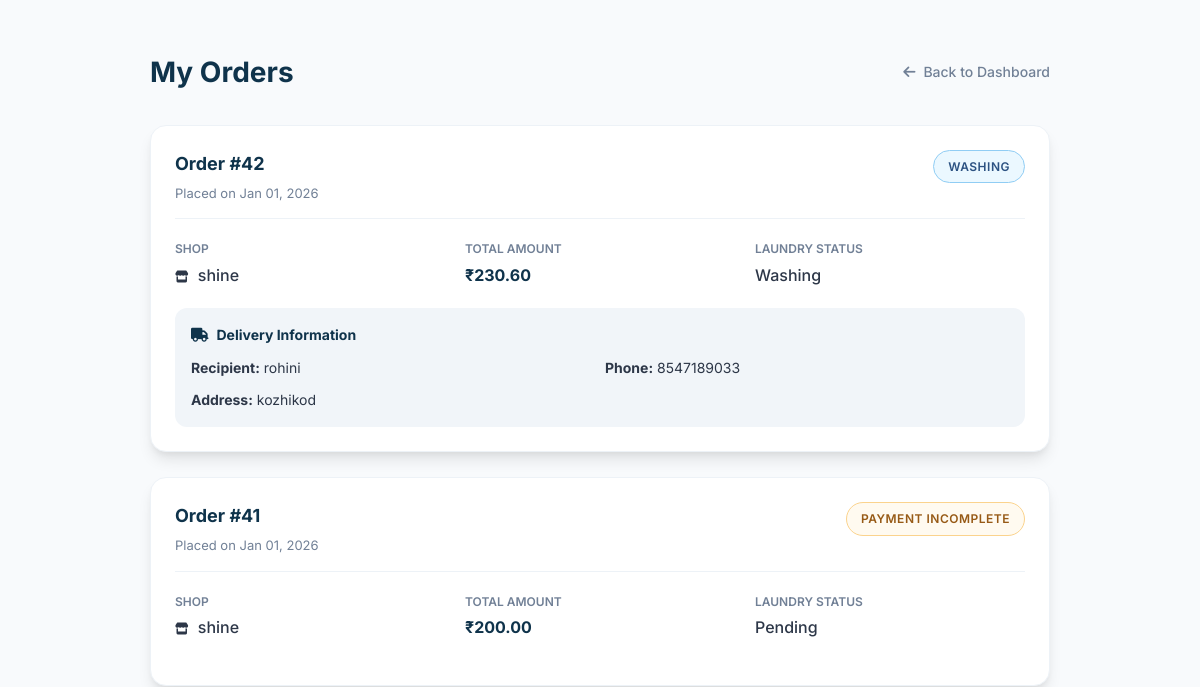
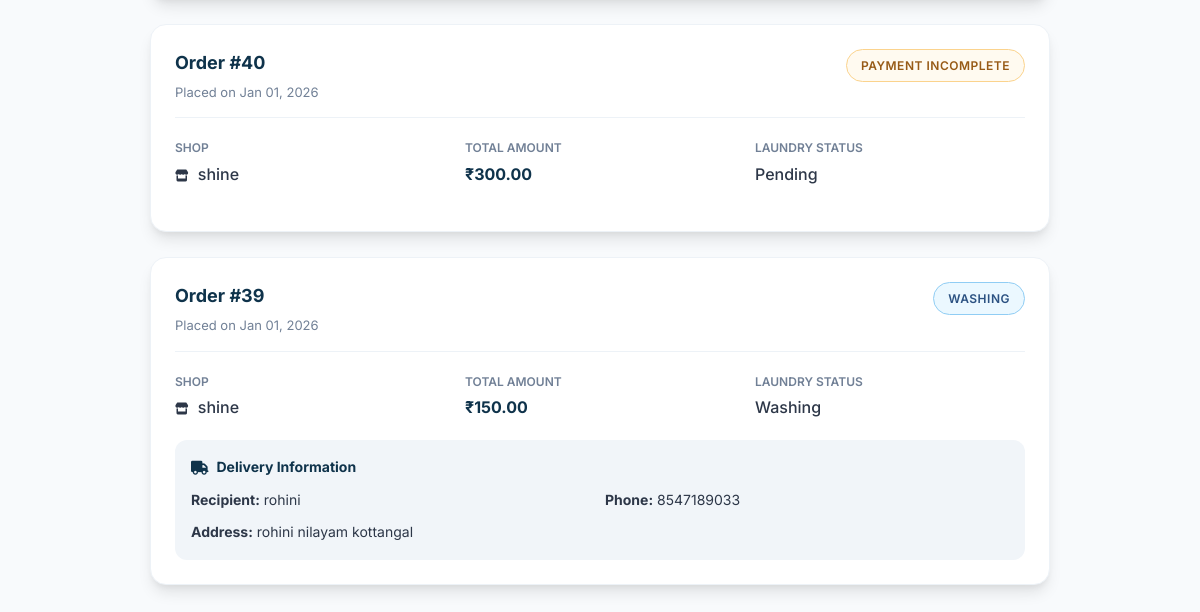
Before: /orders/ (signed in) with the older database file (2 pictures, top to bottom).
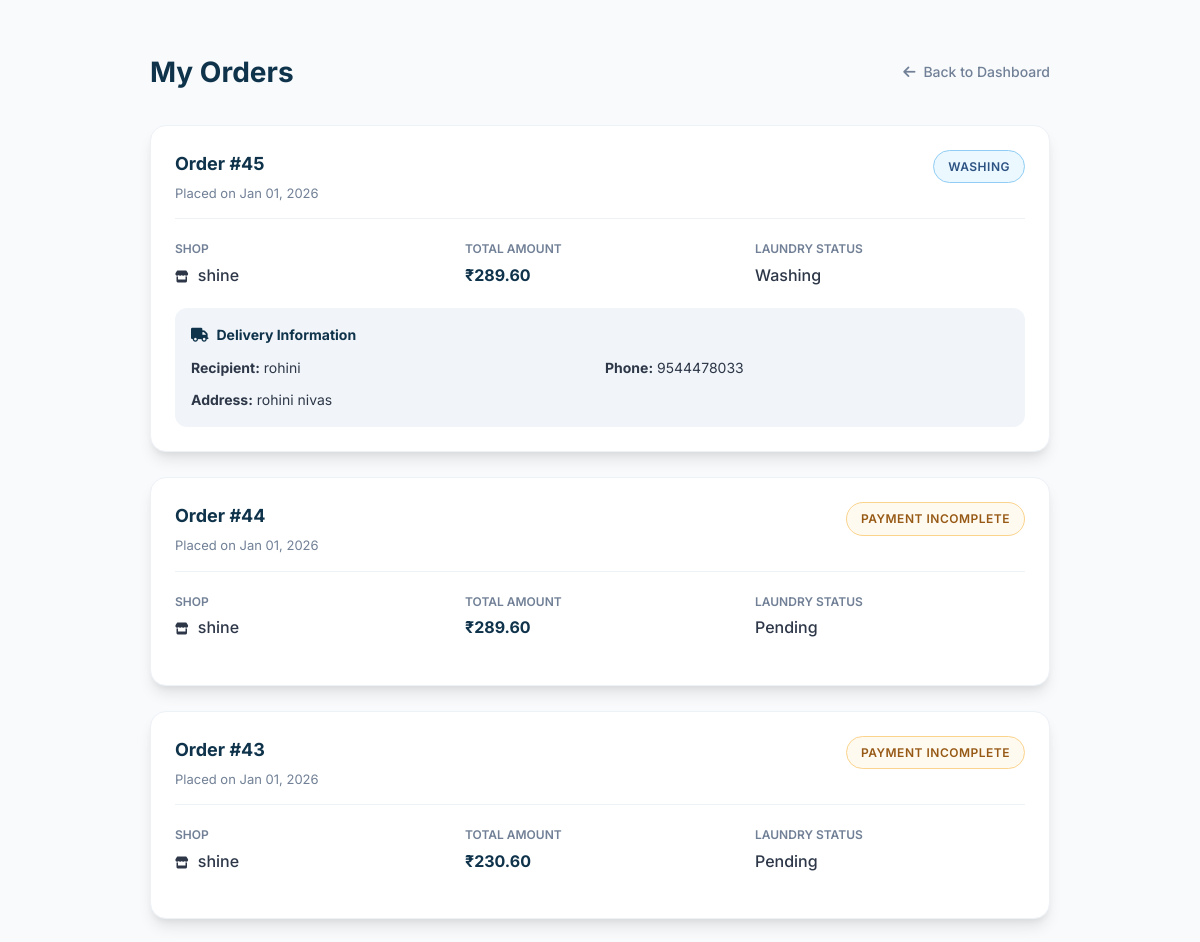
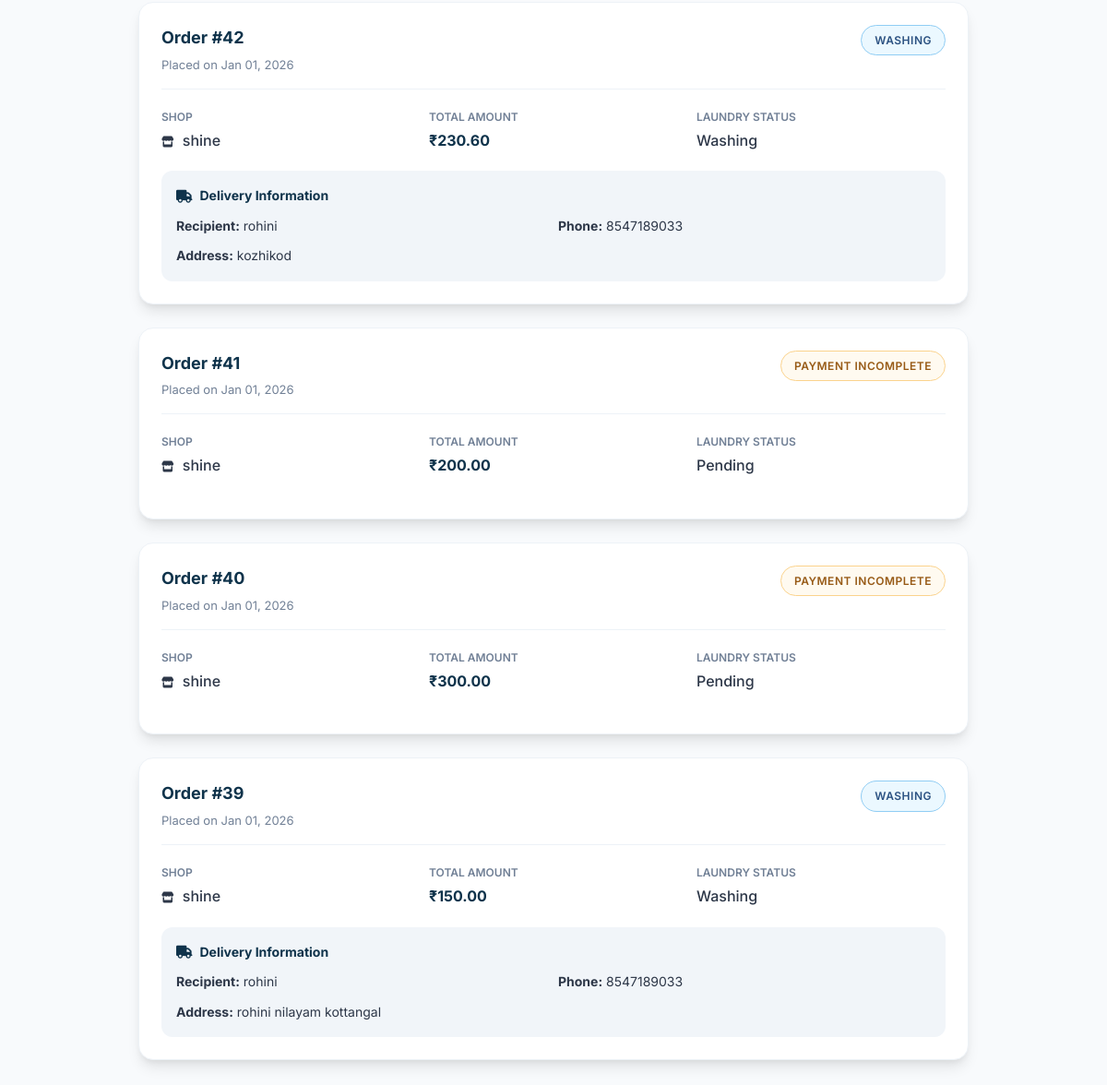
After: the same page with the newer database file (2 pictures, top to bottom).
### shop/models.py (models this page shows, shortened)
class Order(models.Model):
    STATUS_CHOICES = [
        ('Pending', 'Pending'),
        ('Washing', 'Washing'),
        ('Drying', 'Drying'),
        ('Ironing', 'Ironing'),
        ('Ready', 'Ready for Pickup'),
        ('Completed', 'Completed'),
    ]
    PAYMENT_CHOICES = [
        ('Pending', 'Pending'),
        ('Completed', 'Completed'),
    ]
    user = models.ForeignKey(User, on_delete=models.CASCADE)
    shop = models.ForeignKey(LaundryShop, on_delete=models.CASCADE)
    branch = models.ForeignKey(Branch, on_delete=models.CASCADE, blank=True, null=True)
    base_amount = models.DecimalField(max_digits=10, decimal_places=2, default=0)
    platform_fee = models.DecimalField(max_digits=10, decimal_places=2, default=0)
    delivery_fee = models.DecimalField(max_digits=10, decimal_places=2, default=0)
    gst_amount = models.DecimalField(max_digits=10, decimal_places=2, default=0)
    amount = models.DecimalField(
        max_digits=10,
        decimal_places=2,
        help_text="Final payable amount (base + fees + GST)"
    )
    cloth_status = models.CharField(
        max_length=20,
        choices=STATUS_CHOICES,
        default='Pending'
    )
    payment_status = models.CharField(
        max_length=20,
        choices=PAYMENT_CHOICES,
        default='Pending'
    )
    pickup_date = models.DateTimeField(blank=True, null=True)
    delivery_date = models.DateTimeField(blank=True, null=True)
    delivery_name = models.CharField(max_length=100, blank=True)
    delivery_address = models.TextField(blank=True)
    delivery_phone = models.CharField(max_length=15, blank=True)
    special_instructions = models.TextField(blank=True)
    created_at = models.DateTimeField(default=timezone.now)
    delay_notified = models.BooleanField(default=False)
    thank_you_sent = models.BooleanField(default=False)
    razorpay_payment_id = models.CharField(max_length=100, blank=True, null=True)
    razorpay_order_id = models.CharField(max_length=100, blank=True, null=True)

class LaundryShop(models.Model):
    name = models.CharField(max_length=100, unique=True)
    email = models.EmailField(unique=True)
    password = models.CharField(max_length=128, blank=True)
    address = models.TextField(blank=True)
    phone = models.CharField(max_length=15, blank=True)
    city = models.CharField(max_length=100, blank=True)
    latitude = models.FloatField(blank=True, null=True)
    longitude = models.FloatField(blank=True, null=True)
    is_approved = models.BooleanField(default=False)
    is_open = models.BooleanField(default=True)
    created_at = models.DateTimeField(default=timezone.now)
    razorpay_account_id = models.CharField(
        max_length=100,
        blank=True,
        null=True,
        help_text="Razorpay Account ID for marketplace payments"
    )
    razorpay_key_id = models.CharField(
        max_length=100,
        blank=True,
        null=True,
        help_text="Razorpay Key ID for shop payments"
    )
    razorpay_key_secret = models.CharField(
        max_length=100,
        blank=True,
        null=True,
        help_text="Razorpay Key Secret for shop payments"
    )
    bank_account_holder_name = models.CharField(
        max_length=100,
        blank=True,
        null=True,
        help_text="Account holder name as per bank records"
    )
    bank_account_number = models.CharField(
        max_length=50,
        blank=True,
        null=True,
        help_text="Bank account number"
    )
    bank_ifsc_code = models.CharField(
        max_length=11,
        blank=True,
        null=True,
        help_text="IFSC code (e.g., HDFC0001234)"
    )
    bank_name = models.CharField(
        max_length=100,
        blank=True,
        null=True,
        help_text="Bank name (e.g., HDFC Bank, SBI)"
    )
    bank_branch = models.CharField(
        max_length=100,
        blank=True,
        null=True,
        help_text="Bank branch name"
    )
    bank_account_type = models.CharField(
        max_length=20,
        choices=[
            ('Savings', 'Savings'),
            ('Current', 'Current'),
        ],
        blank=True,
        null=True,
        help_text="Type of bank account"
    )

### shop/views.py (the view)
# urls.py: path("orders/", views.my_orders, name="orders"),
@login_required
def my_orders(request):
    user_orders = (
        Order.objects
        .filter(user=request.user)
        .select_related('shop', 'branch')
        .order_by('-created_at')
    )
    for order in user_orders:
        if order.branch:
            order.branch_rating = BranchRating.objects.filter(
                user=request.user,
                branch=order.branch
            ).first()
        if order.payment_status != "Completed":
            order.display_status = "Payment Incomplete"
        else:
            order.display_status = order.cloth_status
    return render(request, 'orders.html', {
        'orders': user_orders
    })

### shop/templates/orders.html (shortened to what this page needs)
{% load static %}
<!DOCTYPE html>
<html lang="en">
<head>
    <link rel="stylesheet" href="https://cdnjs.cloudflare.com/ajax/libs/font-awesome/6.0.0-beta3/css/all.min.css">
</head>
<body>
    <div class="page-container">
        <div class="header-flex">
            <h1 class="page-header">My Orders</h1>
            <a href="{% url 'dashboard' %}" class="back-btn">
                <i class="fas fa-arrow-left"></i> Back to Dashboard
            </a>
        </div>
        {% if orders %}
            {% for order in orders %}
            <div class="order-card">
                <div class="order-header">
                    <div>
                        <span class="order-id">Order #{{ order.id }}</span>
                        <div style="font-size: 13px; color: var(--text-muted); margin-top: 4px;">
                            Placed on {{ order.created_at|date:"M d, Y" }}
                        </div>
                    </div>
                    <span class="status-badge
                        {% if order.display_status == 'Payment Incomplete' or order.cloth_status == 'Pending' %}status-pending
                        {% elif order.cloth_status == 'Completed' %}status-completed
                        {% else %}status-processing{% endif %}">
                        {{ order.display_status }}
                    </span>
                </div>
                <div class="details-grid">
                    <div class="detail-item">
                        <label>Shop</label>
                        <span><i class="fas fa-store" style="margin-right: 5px; font-size: 12px;"></i> {{ order.shop.name }}</span>
                    </div>
                    <div class="detail-item">
                        <label>Total Amount</label>
                        <span style="color: var(--primary-color); font-weight: 700;">₹{{ order.amount }}</span>
                    </div>
                    <div class="detail-item">
                        <label>Laundry Status</label>
                        <span>{{ order.get_cloth_status_display|default:order.cloth_status }}</span>
                    </div>
                </div>
                {% if order.delivery_name %}
                <div class="delivery-info-box">
                    <h5><i class="fas fa-truck"></i> Delivery Information</h5>
                    <div style="font-size: 14px; display: grid; grid-template-columns: 1fr 1fr; gap: 10px;">
                        <div><strong>Recipient:</strong> {{ order.delivery_name }}</div>
                        <div><strong>Phone:</strong> {{ order.delivery_phone }}</div>
                        <div style="grid-column: span 2;"><strong>Address:</strong> {{ order.delivery_address }}</div>
                    </div>
                </div>
                {% endif %}
            </div>
            {% endfor %}
        {% endif %}
    </div>
</body>
</html>

### shop/templates/orders.html (style rules this page uses)
:root { --primary-color: #0f334b; --accent-color: #667eea; --success: #28a745; --warning: #f39c12; --text-main: #2d3748; --text-muted: #718096; --bg-body: #f8fafc; --card-shadow: 0 10px 15px -3px rgba(0, 0, 0, 0.1), 0 4px 6px -2px rgba(0, 0, 0, 0.05); }
body { background: var(--bg-body); font-family: "Inter", sans-serif; color: var(--text-main); line-height: 1.6; }
.page-container { max-width: 900px; margin: 50px auto; padding: 0 20px; }
.header-flex { display: flex; justify-content: space-between; align-items: center; margin-bottom: 30px; }
.page-header { font-size: 28px; font-weight: 700; color: var(--primary-color); margin: 0; }
.back-btn { display: inline-flex; align-items: center; gap: 8px; color: var(--text-muted); text-decoration: none; font-weight: 500; font-size: 14px; transition: color 0.2s; }
.order-card { background: white; border-radius: 16px; margin-bottom: 25px; padding: 24px; box-shadow: var(--card-shadow); border: 1px solid #edf2f7; transition: transform 0.2s ease; }
.order-header { display: flex; justify-content: space-between; align-items: flex-start; margin-bottom: 20px; border-bottom: 1px solid #edf2f7; padding-bottom: 15px; }
.order-id { font-size: 18px; font-weight: 700; color: var(--primary-color); }
.status-badge { font-size: 12px; font-weight: 600; text-transform: uppercase; letter-spacing: 0.5px; padding: 6px 14px; border-radius: 50px; }
.status-pending { background: #fffaf0; color: #975a16; border: 1px solid #fbd38d; }
.status-processing { background: #ebf8ff; color: #2c5282; border: 1px solid #90cdf4; }
.details-grid { display: grid; grid-template-columns: repeat(auto-fit, minmax(150px, 1fr)); gap: 20px; margin-bottom: 20px; }
.detail-item label { display: block; font-size: 12px; color: var(--text-muted); text-transform: uppercase; font-weight: 600; margin-bottom: 4px; }
.detail-item span { font-weight: 500; color: var(--text-main); }
.delivery-info-box { background: #f1f5f9; border-radius: 12px; padding: 16px; margin-top: 15px; }
.delivery-info-box h5 { margin: 0 0 10px 0; font-size: 14px; color: var(--primary-color); display: flex; align-items: center; gap: 8px; }

Changed rows visible on the page:
added Order: id "45", created_at "Jan 01, 2026", display_status "WASHING", shop.name "shine", amount "289.60", cloth_status "Washing", delivery_name "rohini", delivery_phone "9544478033", delivery_address "rohini nivas"
added Order: id "44", created_at "Jan 01, 2026", display_status "PAYMENT INCOMPLETE", shop.name "shine", amount "289.60", cloth_status "Pending"
added Order: id "43", created_at "Jan 01, 2026", display_status "PAYMENT INCOMPLETE", shop.name "shine", amount "230.60", cloth_status "Pending"
